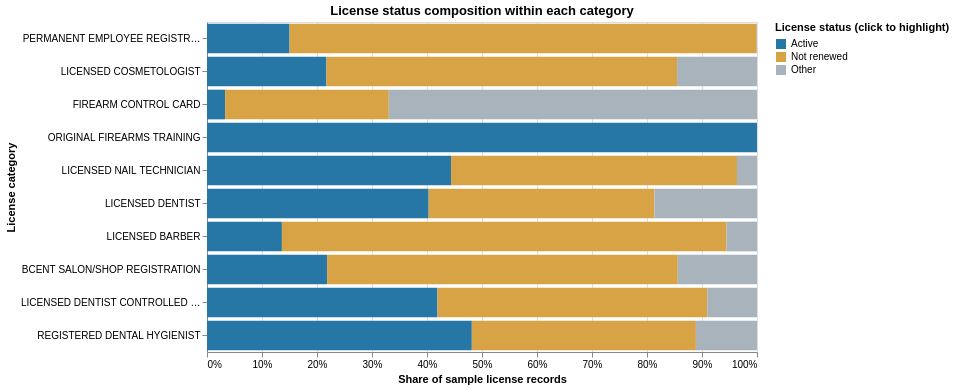

Notebook code for this chart:
### Markdown cell above
## Plot 2: How do the license statuses compare?

For the second chart, I wanted to compare the proportion of different license statuses within the same ten categories. I used a **100% stacked horizontal bar chart** because the categories have different total numbers of records. Looking at percentages makes the comparison clearer.

The license categories and status groups are **nominal (N)**, while the share of records is **quantitative (Q)**. I used blue for **Active**, gold for **Not renewed**, and gray for **Other** so the groups are easy to tell apart.

### Interactivity

I added a clickable legend to this chart. Clicking a status in the legend highlights it and fades the others, which makes it easier to compare that status across categories. You can also Shift-click to select more than one status. This gives viewers another way to explore the results besides zooming or panning.

### Code cell
# Plot 2: use a clickable legend to highlight a license status.
status_selection = alt.selection_point(
    fields=['Status Group'],
    bind='legend'
)

chart2 = alt.Chart(status_counts).mark_bar().encode(
    x=alt.X(
        'Records:Q',
        stack='normalize',
        axis=alt.Axis(format='%'),
        title='Share of sample license records'
    ),
    y=alt.Y('Description:N', sort=top_categories, title='License category'),
    color=alt.Color(
        'Status Group:N',
        scale=alt.Scale(
            domain=['Active', 'Not renewed', 'Other'],
            range=['#2677A5', '#D7A345', '#A9B3BC']
        ),
        title='License status (click to highlight)'
    ),
    opacity=alt.condition(status_selection, alt.value(1), alt.value(0.15)),
    tooltip=[
        alt.Tooltip('Description:N', title='License category'),
        alt.Tooltip('Status Group:N', title='Status'),
        alt.Tooltip('Records:Q', title='Records', format=',')
    ]
).add_params(status_selection).properties(
    width=550,
    height=330,
    title='License status composition within each category'
)
chart2

### Figure 1 — Vega-Lite specification as saved in the notebook (floating-point values rounded to 4 significant figures)
{"config": {"view": {"continuousWidth": 300, "continuousHeight": 300}}, "data": {"name": "data-9d871f1b9f779f421685d27f5215d6c5"}, "mark": {"type": "bar"}, "encoding": {"color": {"field": "Status Group", "scale": {"domain": ["Active", "Not renewed", "Other"], "range": ["#2677A5", "#D7A345", "#A9B3BC"]}, "title": "License status (click to highlight)", "type": "nominal"}, "opacity": {"condition": {"param": "param_d127ad6f89390c07", "value": 1}, "value": 0.15}, "tooltip": [{"field": "Description", "title": "License category", "type": "nominal"}, {"field": "Status Group", "title": "Status", "type": "nominal"}, {"field": "Records", "format": ",", "title": "Records", "type": "quantitative"}], "x": {"axis": {"format": "%"}, "field": "Records", "stack": "normalize", "title": "Share of sample license records", "type": "quantitative"}, "y": {"field": "Description", "sort": ["PERMANENT EMPLOYEE REGISTRATION", "LICENSED COSMETOLOGIST", "FIREARM CONTROL CARD", "ORIGINAL FIREARMS TRAINING", "LICENSED NAIL TECHNICIAN", "LICENSED DENTIST", "LICENSED BARBER", "BCENT SALON/SHOP REGISTRATION", "LICENSED DENTIST CONTROLLED SUBSTANCE", "REGISTERED DENTAL HYGIENIST"], "title": "License category", "type": "nominal"}}, "height": 330, "params": [{"name": "param_d127ad6f89390c07", "select": {"type": "point", "fields": ["Status Group"]}, "bind": "legend"}], "title": "License status composition within each category", "width": 550, "$schema": "https://vega.github.io/schema/vega-lite/v6.4.1.json", "datasets": {"data-9d871f1b9f779f421685d27f5215d6c5": [{"Description": "BCENT SALON/SHOP REGISTRATION", "Status Group": "Active", "Records": 50}, {"Description": "BCENT SALON/SHOP REGISTRATION", "Status Group": "Not renewed", "Records": 146}, {"Description": "BCENT SALON/SHOP REGISTRATION", "Status Group": "Other", "Records": 33}, {"Description": "FIREARM CONTROL CARD", "Status Group": "Active", "Records": 24}, {"Description": "FIREARM CONTROL CARD", "Status Group": "Not renewed", "Records": 217}, {"Description": "FIREARM CONTROL CARD", "Status Group": "Other", "Records": 488}, {"Description": "LICENSED BARBER", "Status Group": "Active", "Records": 32}, {"Description": "LICENSED BARBER", "Status Group": "Not renewed", "Records": 190}, {"Description": "LICENSED BARBER", "Status Group": "Other", "Records": 13}, {"Description": "LICENSED COSMETOLOGIST", "Status Group": "Active", "Records": 592}, {"Description": "LICENSED COSMETOLOGIST", "Status Group": "Not renewed", "Records": 1738}, {"Description": "LICENSED COSMETOLOGIST", "Status Group": "Other", "Records": 396}, {"Description": "LICENSED DENTIST", "Status Group": "Active", "Records": 108}, {"Description": "LICENSED DENTIST", "Status Group": "Not renewed", "Records": 110}, {"Description": "LICENSED DENTIST", "Status Group": "Other", "Records": 50}, {"Description": "LICENSED DENTIST CONTROLLED SUBSTANCE", "Status Group": "Active", "Records": 88}, {"Description": "LICENSED DENTIST CONTROLLED SUBSTANCE", "Status Group": "Not renewed", "Records": 103}, {"Description": "LICENSED DENTIST CONTROLLED SUBSTANCE", "Status Group": "Other", "Records": 19}, {"Description": "LICENSED NAIL TECHNICIAN", "Status Group": "Active", "Records": 134}, {"Description": "LICENSED NAIL TECHNICIAN", "Status Group": "Not renewed", "Records": 157}, {"Description": "LICENSED NAIL TECHNICIAN", "Status Group": "Other", "Records": 11}, {"Description": "ORIGINAL FIREARMS TRAINING", "Status Group": "Active", "Records": 367}, {"Description": "PERMANENT EMPLOYEE REGISTRATION", "Status Group": "Active", "Records": 557}, {"Description": "PERMANENT EMPLOYEE REGISTRATION", "Status Group": "Not renewed", "Records": 3152}, {"Description": "PERMANENT EMPLOYEE REGISTRATION", "Status Group": "Other", "Records": 2}, {"Description": "REGISTERED DENTAL HYGIENIST", "Status Group": "Active", "Records": 91}, {"Description": "REGISTERED DENTAL HYGIENIST", "Status Group": "Not renewed", "Records": 77}, {"Description": "REGISTERED DENTAL HYGIENIST", "Status Group": "Other", "Records": 21}]}}
